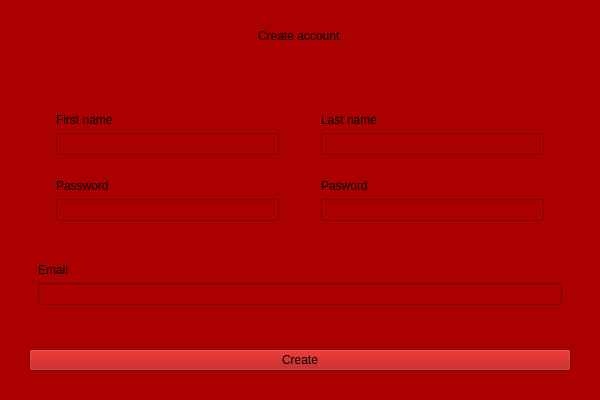
<?xml version="1.0" encoding="UTF-8"?>
<ui version="4.0">
 <class>Widget</class>
 <widget class="QWidget" name="Widget">
  <property name="geometry">
   <rect>
    <x>0</x>
    <y>0</y>
    <width>600</width>
    <height>400</height>
   </rect>
  </property>
  <property name="windowTitle">
   <string>Widget</string>
  </property>
  <property name="styleSheet">
   <string notr="true">background-color: rgb(170, 0, 0);</string>
  </property>
  <layout class="QHBoxLayout" name="horizontalLayout">
   <item>
    <widget class="QWidget" name="widget" native="true">
     <layout class="QVBoxLayout" name="verticalLayout">
      <item alignment="Qt::AlignTop">
       <widget class="QWidget" name="widget_2" native="true">
        <layout class="QHBoxLayout" name="horizontalLayout_2">
         <item alignment="Qt::AlignHCenter">
          <widget class="QLabel" name="label">
           <property name="text">
            <string>Create account</string>
           </property>
          </widget>
         </item>
        </layout>
       </widget>
      </item>
      <item>
       <widget class="QWidget" name="widget_3" native="true">
        <property name="enabled">
         <bool>true</bool>
        </property>
        <layout class="QVBoxLayout" name="verticalLayout_2">
         <item>
          <widget class="QWidget" name="widget_5" native="true">
           <layout class="QHBoxLayout" name="horizontalLayout_5">
            <item>
             <widget class="QWidget" name="widget_8" native="true">
              <layout class="QVBoxLayout" name="verticalLayout_4">
               <item>
                <widget class="QWidget" name="widget_7" native="true">
                 <layout class="QVBoxLayout" name="verticalLayout_6">
                  <item>
                   <widget class="QLabel" name="label_3">
                    <property name="text">
                     <string>First name</string>
                    </property>
                   </widget>
                  </item>
                  <item>
                   <widget class="QLineEdit" name="i_first_name"/>
                  </item>
                 </layout>
                </widget>
               </item>
               <item>
                <widget class="QWidget" name="widget_10" native="true">
                 <layout class="QVBoxLayout" name="verticalLayout_5">
                  <item>
                   <widget class="QLabel" name="label_4">
                    <property name="text">
                     <string>Password</string>
                    </property>
                   </widget>
                  </item>
                  <item>
                   <widget class="QLineEdit" name="i_password"/>
                  </item>
                 </layout>
                </widget>
               </item>
              </layout>
             </widget>
            </item>
            <item>
             <widget class="QWidget" name="widget_9" native="true">
              <layout class="QVBoxLayout" name="verticalLayout_7">
               <item>
                <widget class="QWidget" name="widget_11" native="true">
                 <layout class="QVBoxLayout" name="verticalLayout_8">
                  <item>
                   <widget class="QLabel" name="label_6">
                    <property name="text">
                     <string>Last name</string>
                    </property>
                   </widget>
                  </item>
                  <item>
                   <widget class="QLineEdit" name="i_last_name"/>
                  </item>
                 </layout>
                </widget>
               </item>
               <item>
                <widget class="QWidget" name="widget_12" native="true">
                 <layout class="QVBoxLayout" name="verticalLayout_9">
                  <item>
                   <widget class="QLabel" name="label_7">
                    <property name="text">
                     <string>Pasword</string>
                    </property>
                   </widget>
                  </item>
                  <item>
                   <widget class="QLineEdit" name="i_repeat_password"/>
                  </item>
                 </layout>
                </widget>
               </item>
              </layout>
             </widget>
            </item>
           </layout>
          </widget>
         </item>
         <item>
          <widget class="QWidget" name="widget_6" native="true">
           <layout class="QVBoxLayout" name="verticalLayout_3">
            <item>
             <widget class="QLabel" name="lbEmail">
              <property name="text">
               <string>Email</string>
              </property>
             </widget>
            </item>
            <item>
             <widget class="QLineEdit" name="i_email"/>
            </item>
           </layout>
          </widget>
         </item>
        </layout>
       </widget>
      </item>
      <item alignment="Qt::AlignBottom">
       <widget class="QWidget" name="widget_4" native="true">
        <layout class="QHBoxLayout" name="horizontalLayout_3">
         <item>
          <widget class="QPushButton" name="bt_create">
           <property name="text">
            <string>Create</string>
           </property>
          </widget>
         </item>
        </layout>
       </widget>
      </item>
     </layout>
    </widget>
   </item>
  </layout>
 </widget>
 <resources/>
 <connections/>
</ui>
